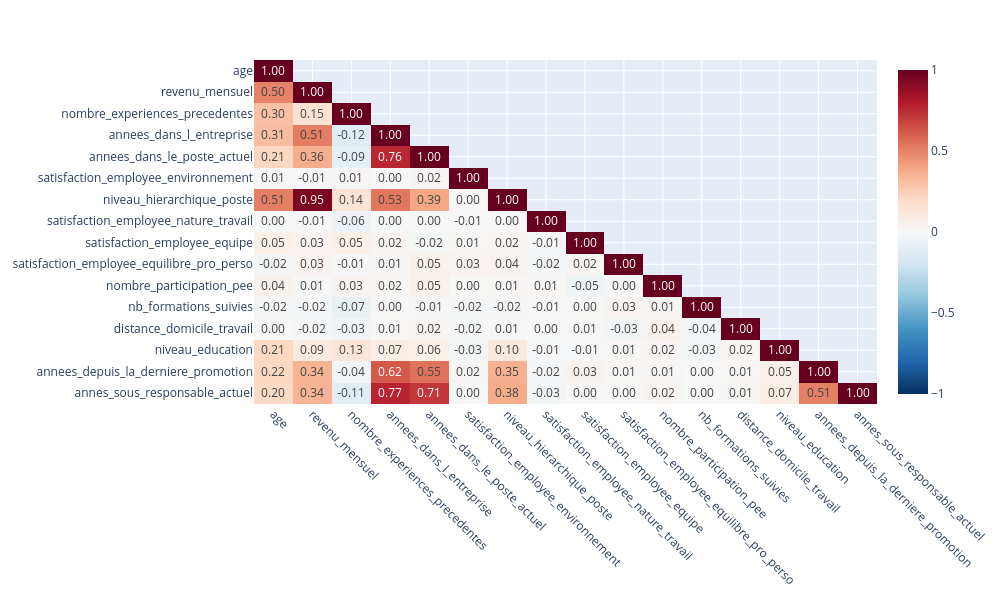

Here is the notebook cell this chart was saved with:
### Code cell
#Calculer la matrice de corrélation
corr_matrix = df_merge.corr(numeric_only=True)



# Créer un masque pour cacher le triangle supérieur (garder diagonale + inférieur)
mask = np.triu(np.ones_like(corr_matrix, dtype=bool), k=1)
corr_masked = corr_matrix.mask(mask)  # remplace par NaN les valeurs masquées

fig = px.imshow(
    corr_masked,
    text_auto=".2f",
    color_continuous_scale="RdBu_r",
    zmin=-1, zmax=1,
    aspect="auto"
)

fig.update_layout(
    width=1000,   # agrandir en largeur
    height=600,  # agrandir en hauteur (carré car matrice carrée)
    xaxis=dict(tickangle=45, dtick=1),  # dtick=1 force l'affichage de CHAQUE label
    yaxis=dict(dtick=1)
)
fig.show()

### Figure 1 — Plotly figure (JSON) as saved in the notebook; plotly's stock layout.template omitted (floating-point values rounded to 4 significant figures; data arrays with more than 128 entries replaced by an {"elided": "..."} marker saying what was removed)
{"data": [{"coloraxis": "coloraxis", "hovertemplate": "x: %{x}<br>y: %{y}<br>color: %{z}<extra></extra>", "name": "0", "texttemplate": "%{z:.2f}", "type": "heatmap", "x": ["age", "revenu_mensuel", "nombre_experiences_precedentes", "annees_dans_l_entreprise", "annees_dans_le_poste_actuel", "satisfaction_employee_environnement", "niveau_hierarchique_poste", "satisfaction_employee_nature_travail", "satisfaction_employee_equipe", "satisfaction_employee_equilibre_pro_perso", "nombre_participation_pee", "nb_formations_suivies", "distance_domicile_travail", "niveau_education", "annees_depuis_la_derniere_promotion", "annes_sous_responsable_actuel"], "xaxis": "x", "y": ["age", "revenu_mensuel", "nombre_experiences_precedentes", "annees_dans_l_entreprise", "annees_dans_le_poste_actuel", "satisfaction_employee_environnement", "niveau_hierarchique_poste", "satisfaction_employee_nature_travail", "satisfaction_employee_equipe", "satisfaction_employee_equilibre_pro_perso", "nombre_participation_pee", "nb_formations_suivies", "distance_domicile_travail", "niveau_education", "annees_depuis_la_derniere_promotion", "annes_sous_responsable_actuel"], "yaxis": "y", "z": {"elided": "16x16 float values"}}], "layout": {"coloraxis": {"autocolorscale": false, "cmax": 1, "cmin": -1, "colorscale": [[0, "rgb(5,48,97)"], [0.1, "rgb(33,102,172)"], [0.2, "rgb(67,147,195)"], [0.3, "rgb(146,197,222)"], [0.4, "rgb(209,229,240)"], [0.5, "rgb(247,247,247)"], [0.6, "rgb(253,219,199)"], [0.7, "rgb(244,165,130)"], [0.8, "rgb(214,96,77)"], [0.9, "rgb(178,24,43)"], [1, "rgb(103,0,31)"]]}, "height": 600, "margin": {"t": 60}, "width": 1000, "xaxis": {"anchor": "y", "domain": [0, 1], "dtick": 1, "tickangle": 45}, "yaxis": {"anchor": "x", "autorange": "reversed", "domain": [0, 1], "dtick": 1}}}
